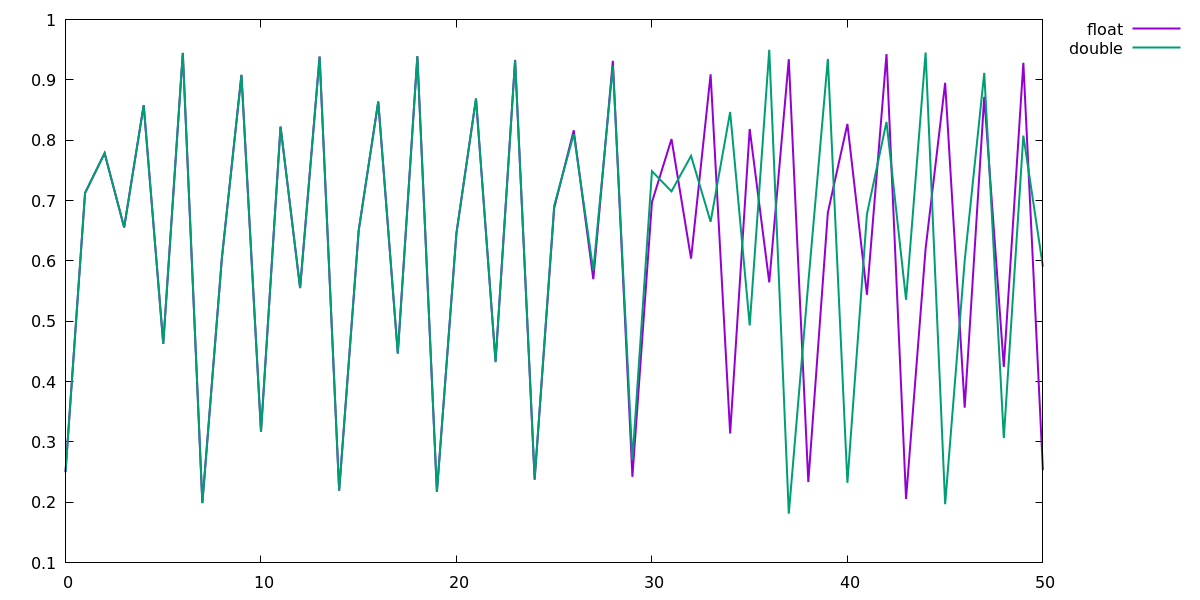

The script that saved this image:
#!/usr/bin/gnuplot -persist

set terminal pngcairo size 1200,600
set output 'main.png'
set key outside
plot for [col=2:3] 'main.dat' using 0:col with lines linewidth 2 title columnheader